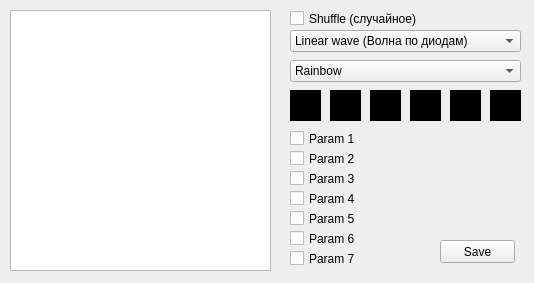
<?xml version="1.0" encoding="UTF-8"?>
<ui version="4.0">
 <class>MainWindow</class>
 <widget class="QMainWindow" name="MainWindow">
  <property name="geometry">
   <rect>
    <x>0</x>
    <y>0</y>
    <width>534</width>
    <height>283</height>
   </rect>
  </property>
  <property name="windowTitle">
   <string>Star decoration test</string>
  </property>
  <widget class="QWidget" name="centralWidget">
   <widget class="QGraphicsView" name="graphicsView">
    <property name="geometry">
     <rect>
      <x>10</x>
      <y>10</y>
      <width>261</width>
      <height>261</height>
     </rect>
    </property>
   </widget>
   <widget class="QComboBox" name="comboBox">
    <property name="geometry">
     <rect>
      <x>290</x>
      <y>30</y>
      <width>231</width>
      <height>22</height>
     </rect>
    </property>
    <property name="maxVisibleItems">
     <number>20</number>
    </property>
    <item>
     <property name="text">
      <string>Linear wave (Волна по диодам)</string>
     </property>
    </item>
    <item>
     <property name="text">
      <string>Wave radial (Радиальная волна)</string>
     </property>
    </item>
    <item>
     <property name="text">
      <string>Wave rotate (Вращающаяся волна)</string>
     </property>
    </item>
    <item>
     <property name="text">
      <string>Flux capacitor (Потоковый накопитель)</string>
     </property>
    </item>
    <item>
     <property name="text">
      <string>Flash (Вспышки)</string>
     </property>
    </item>
    <item>
     <property name="text">
      <string>Running lights (Бегающие огни)</string>
     </property>
    </item>
    <item>
     <property name="text">
      <string>Spiral (Спираль)</string>
     </property>
    </item>
    <item>
     <property name="text">
      <string>Tree (Деревья)</string>
     </property>
    </item>
    <item>
     <property name="text">
      <string>Flag (Флаг)</string>
     </property>
    </item>
    <item>
     <property name="text">
      <string>Flat wave (Плоская волна)</string>
     </property>
    </item>
    <item>
     <property name="text">
      <string>Monochrome (Один цвет)</string>
     </property>
    </item>
    <item>
     <property name="text">
      <string>Running lights 2 (Бегающие огни 2)</string>
     </property>
    </item>
    <item>
     <property name="text">
      <string>Spotlight (Прожекторы)</string>
     </property>
    </item>
    <item>
     <property name="text">
      <string>Arrows (Стрелки)</string>
     </property>
    </item>
    <item>
     <property name="text">
      <string>Spotlight mix (Прожектор 2)</string>
     </property>
    </item>
    <item>
     <property name="text">
      <string>Plasma (Плазма)</string>
     </property>
    </item>
   </widget>
   <widget class="QComboBox" name="comboBox_2">
    <property name="geometry">
     <rect>
      <x>290</x>
      <y>60</y>
      <width>231</width>
      <height>22</height>
     </rect>
    </property>
    <property name="maxVisibleItems">
     <number>20</number>
    </property>
    <item>
     <property name="text">
      <string>Rainbow</string>
     </property>
    </item>
    <item>
     <property name="text">
      <string>Light blue</string>
     </property>
    </item>
    <item>
     <property name="text">
      <string>Dark blue</string>
     </property>
    </item>
    <item>
     <property name="text">
      <string>Fire</string>
     </property>
    </item>
    <item>
     <property name="text">
      <string>Green flash</string>
     </property>
    </item>
    <item>
     <property name="text">
      <string>Red/Yel/Gr flash</string>
     </property>
    </item>
    <item>
     <property name="text">
      <string>Pastel</string>
     </property>
    </item>
    <item>
     <property name="text">
      <string>Blue/Yellow</string>
     </property>
    </item>
    <item>
     <property name="text">
      <string>Coca-Cola</string>
     </property>
    </item>
    <item>
     <property name="text">
      <string>Russia</string>
     </property>
    </item>
    <item>
     <property name="text">
      <string>Chrome</string>
     </property>
    </item>
    <item>
     <property name="text">
      <string>Green fade</string>
     </property>
    </item>
    <item>
     <property name="text">
      <string>Red/Yel/Gr fade</string>
     </property>
    </item>
   </widget>
   <widget class="QLabel" name="label_1">
    <property name="geometry">
     <rect>
      <x>290</x>
      <y>90</y>
      <width>31</width>
      <height>31</height>
     </rect>
    </property>
    <property name="autoFillBackground">
     <bool>false</bool>
    </property>
    <property name="styleSheet">
     <string notr="true">background-color: rgb(0, 0, 0);</string>
    </property>
    <property name="text">
     <string/>
    </property>
   </widget>
   <widget class="QLabel" name="label_2">
    <property name="geometry">
     <rect>
      <x>330</x>
      <y>90</y>
      <width>31</width>
      <height>31</height>
     </rect>
    </property>
    <property name="styleSheet">
     <string notr="true">background-color: rgb(0, 0, 0);</string>
    </property>
    <property name="text">
     <string/>
    </property>
   </widget>
   <widget class="QLabel" name="label_3">
    <property name="geometry">
     <rect>
      <x>370</x>
      <y>90</y>
      <width>31</width>
      <height>31</height>
     </rect>
    </property>
    <property name="styleSheet">
     <string notr="true">background-color: rgb(0, 0, 0);</string>
    </property>
    <property name="text">
     <string/>
    </property>
   </widget>
   <widget class="QLabel" name="label_4">
    <property name="geometry">
     <rect>
      <x>410</x>
      <y>90</y>
      <width>31</width>
      <height>31</height>
     </rect>
    </property>
    <property name="styleSheet">
     <string notr="true">background-color: rgb(0, 0, 0);</string>
    </property>
    <property name="text">
     <string/>
    </property>
   </widget>
   <widget class="QLabel" name="label_5">
    <property name="geometry">
     <rect>
      <x>450</x>
      <y>90</y>
      <width>31</width>
      <height>31</height>
     </rect>
    </property>
    <property name="styleSheet">
     <string notr="true">background-color: rgb(0, 0, 0);</string>
    </property>
    <property name="text">
     <string/>
    </property>
   </widget>
   <widget class="QLabel" name="label_6">
    <property name="geometry">
     <rect>
      <x>490</x>
      <y>90</y>
      <width>31</width>
      <height>31</height>
     </rect>
    </property>
    <property name="styleSheet">
     <string notr="true">background-color: rgb(0, 0, 0);</string>
    </property>
    <property name="text">
     <string/>
    </property>
   </widget>
   <widget class="QCheckBox" name="checkBox_1">
    <property name="geometry">
     <rect>
      <x>290</x>
      <y>130</y>
      <width>70</width>
      <height>17</height>
     </rect>
    </property>
    <property name="text">
     <string>Param 1</string>
    </property>
   </widget>
   <widget class="QCheckBox" name="checkBox_2">
    <property name="geometry">
     <rect>
      <x>290</x>
      <y>150</y>
      <width>70</width>
      <height>17</height>
     </rect>
    </property>
    <property name="text">
     <string>Param 2</string>
    </property>
   </widget>
   <widget class="QCheckBox" name="checkBox_3">
    <property name="geometry">
     <rect>
      <x>290</x>
      <y>170</y>
      <width>70</width>
      <height>17</height>
     </rect>
    </property>
    <property name="text">
     <string>Param 3</string>
    </property>
   </widget>
   <widget class="QCheckBox" name="checkBox_4">
    <property name="geometry">
     <rect>
      <x>290</x>
      <y>190</y>
      <width>70</width>
      <height>17</height>
     </rect>
    </property>
    <property name="text">
     <string>Param 4</string>
    </property>
   </widget>
   <widget class="QCheckBox" name="checkBox_5">
    <property name="geometry">
     <rect>
      <x>290</x>
      <y>210</y>
      <width>70</width>
      <height>17</height>
     </rect>
    </property>
    <property name="text">
     <string>Param 5</string>
    </property>
   </widget>
   <widget class="QCheckBox" name="checkBox_6">
    <property name="geometry">
     <rect>
      <x>290</x>
      <y>230</y>
      <width>70</width>
      <height>17</height>
     </rect>
    </property>
    <property name="text">
     <string>Param 6</string>
    </property>
   </widget>
   <widget class="QCheckBox" name="checkBox_7">
    <property name="geometry">
     <rect>
      <x>290</x>
      <y>250</y>
      <width>70</width>
      <height>17</height>
     </rect>
    </property>
    <property name="text">
     <string>Param 7</string>
    </property>
   </widget>
   <widget class="QCheckBox" name="cbShuffle">
    <property name="geometry">
     <rect>
      <x>290</x>
      <y>10</y>
      <width>211</width>
      <height>17</height>
     </rect>
    </property>
    <property name="text">
     <string>Shuffle (случайное)</string>
    </property>
   </widget>
   <widget class="QPushButton" name="pushButton">
    <property name="geometry">
     <rect>
      <x>440</x>
      <y>240</y>
      <width>75</width>
      <height>23</height>
     </rect>
    </property>
    <property name="text">
     <string>Save</string>
    </property>
   </widget>
  </widget>
 </widget>
 <layoutdefault spacing="6" margin="11"/>
 <resources/>
 <connections/>
</ui>
